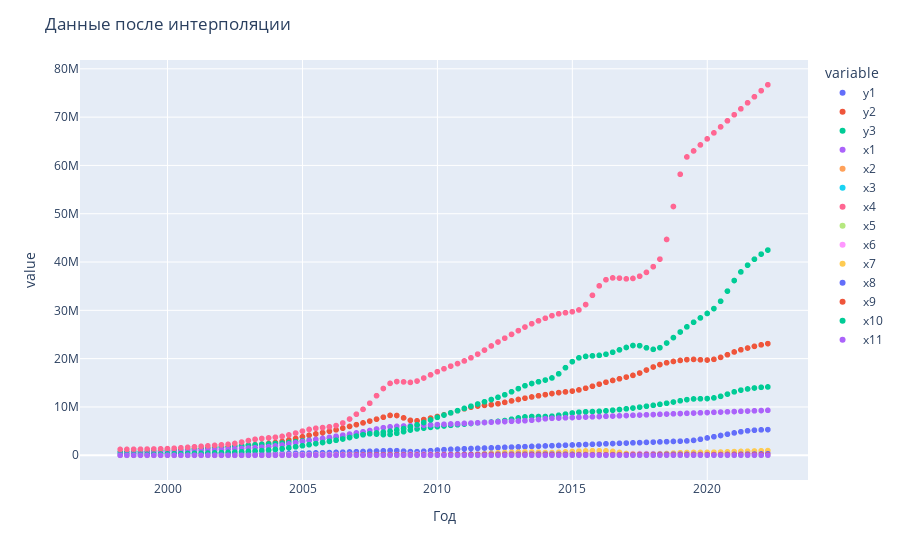

Notebook source saved alongside this figure:
### Markdown cell above
### Данные после интерполяции с помощью метода 'akima'

### Code cell
# InterpolateData(data).scatter()
# InterpolateData(data, method='cubic').scatter()
# InterpolateData(data, method='quadratic').scatter()
InterpolateData(data, method='akima').scatter()
